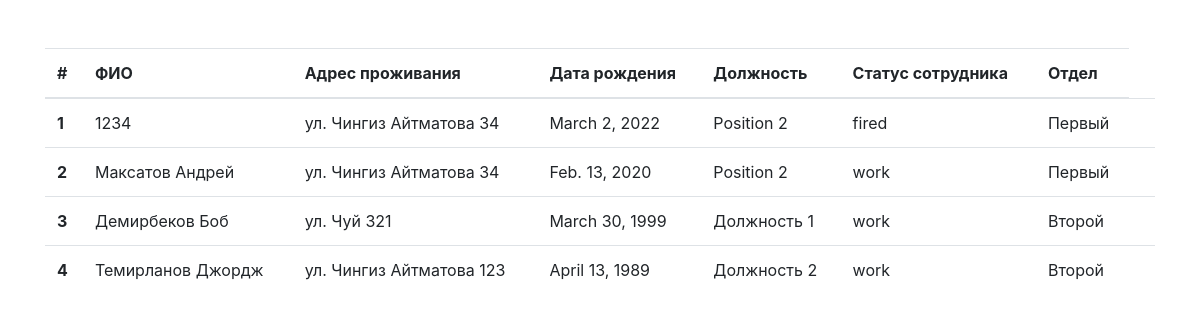
/employee/, run on an earlier commit of the app's database.
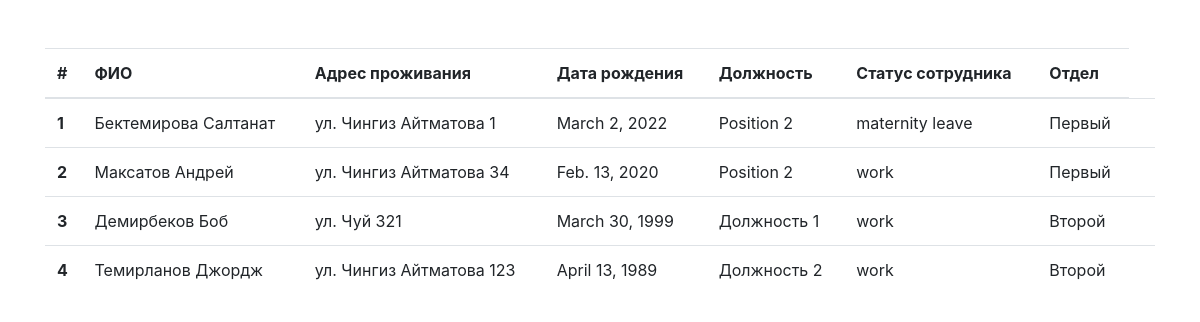
And on a later commit of the database.
### web_program/models.py (models this page shows)
class Employee(models.Model):
    name = models.CharField(max_length=50)
    address = models.CharField(max_length=50)
    birth = models.DateField()
    position = models.ForeignKey(Position, on_delete=models.CASCADE)
    STATUS_CHOICE = [
        ('work', 'Работает'),
        ('fired', 'Уволен'),
        ('maternity leave', 'Декретный отпуск')
    ]
    status = models.CharField(max_length=50, default='work', choices=STATUS_CHOICE)

class Position(models.Model):
    name = models.CharField(max_length=50)
    salary = models.IntegerField()
    department = models.ForeignKey(Department, on_delete=models.CASCADE)
    def __str__(self):
        return self.name

class Department(models.Model):
    name = models.CharField(max_length=50)
    max_amount = models.IntegerField()
    def __str__(self):
        return self.name

### web_program/views.py (the view)
# urls.py: path('employee/', views.EmployeeView.as_view(), name="employee"),
class EmployeeView(ListView):
    model = Employee
    template_name = 'employee_view.html'

### web_program/templates/employee_view.html (shortened to what this page needs)
<!DOCTYPE html>
<html lang="en">
<head>
    <link rel="stylesheet" href="https://cdn.jsdelivr.net/npm/bootstrap@4.6.1/dist/css/bootstrap.min.css">
</head>
<body>
    <div class="container">
        <table class="table table-hover">
            <thead>
                <tr>
                    <th scope="col">#</th>
                    <th scope="col">ФИО</th>
                    <th scope="col">Адрес проживания</th>
                    <th scope="col">Дата рождения</th>
                    <th scope="col">Должность</th>
                    <th scope="col">Статус сотрудника</th>
                    <th scope="col">Отдел</th>
                </tr>
            </thead>
            <tbody>
                {% for panda in object_list %}
                <tr>
                    <th scope="col">{{ panda.id }}</th>
                    <td>{{ panda.name }}</td>
                    <td>{{ panda.address }}</td>
                    <td>{{ panda.birth }}</td>
                    <td>{{ panda.position }}</td>
                    <td>{{ panda.status }}</td>
                    <td>{{ panda.position.department }}</td>
                    <td><a href="#"></a></td>
                </tr>
                {% endfor %}
            </tbody>
        </table>
    </div>
</body>
</html>

What changed in the data, as far as the page shows it:
changed Employee id 1: name "1234" → "Бектемирова Салтанат"; address "ул. Чингиз Айтматова 34" → "ул. Чингиз Айтматова 1"; status "fired" → "maternity leave"
